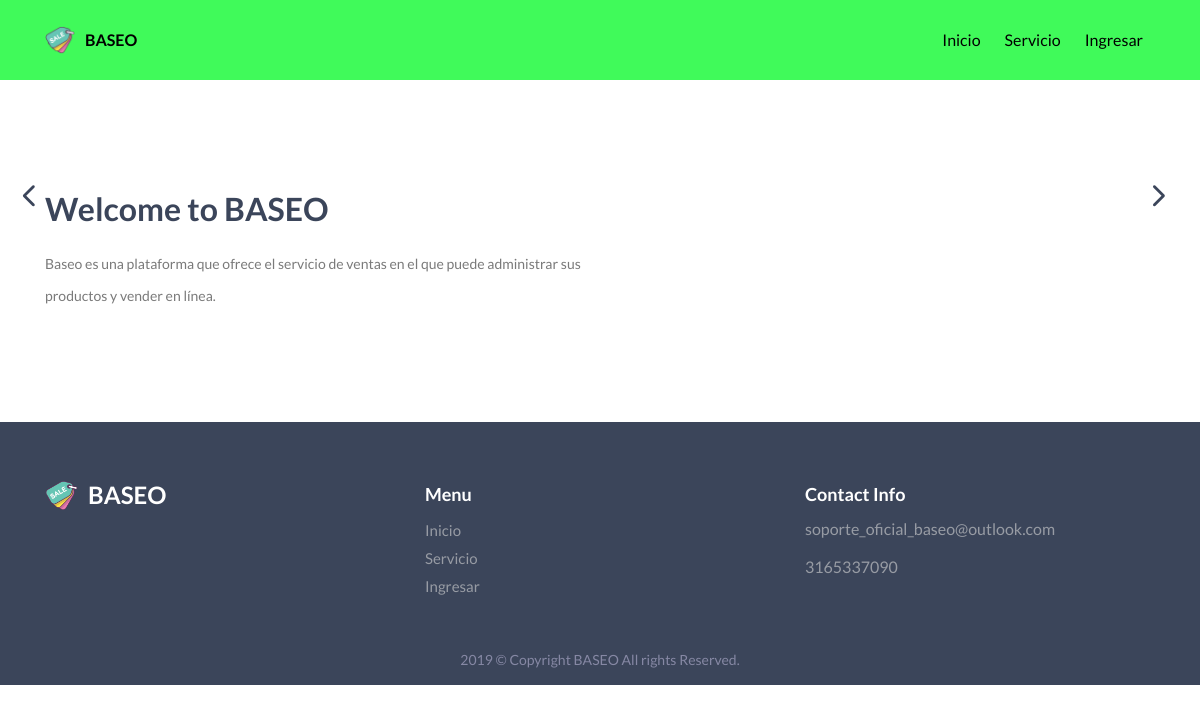
The page / on the database its author committed.
### tables this page shows
CREATE TABLE `baseo_oficial` (
  `id` int(11) NOT NULL AUTO_INCREMENT,
  `correo_contact` varchar(100) DEFAULT NULL,
  `cel_contact` double DEFAULT NULL,
  `logo` varchar(255) DEFAULT NULL,
  `nombre` varchar(60) DEFAULT NULL,
  `abreviacion` varchar(15) DEFAULT NULL,
  `nav_bg` varchar(10) DEFAULT NULL,
  `op1` varchar(30) DEFAULT NULL,
  `op2` varchar(30) DEFAULT NULL,
  `op3` varchar(30) DEFAULT NULL,
  `op4` varchar(30) DEFAULT NULL,
  `color` varchar(10) DEFAULT NULL,
  `fuente` varchar(100) DEFAULT NULL,
  `size` int(11) DEFAULT NULL,
  `search` varchar(50) DEFAULT NULL,
  `ban_1_title` varchar(255) DEFAULT NULL,
  `ban_1_text` text,
  `ban_1_url_vid` varchar(255) DEFAULT NULL,
  `ban_1_url_img` varchar(255) DEFAULT NULL,
  `ban_2_title` varchar(255) DEFAULT NULL,
  `ban_2_text` text,
  `ban_2_url_img` varchar(255) DEFAULT NULL,
  `sec_text` varchar(255) DEFAULT NULL,
  `pr900` double DEFAULT NULL,
  PRIMARY KEY (`id`)
);

### application/controllers/home.php (called while the page is built, shortened)
<?php
class Home extends CI_Controller {
	function __construct(){
    $this->load->model('model_header');
  }
	public function index()
	{
		$header['head']=$this->model_header->consultOficial(1);
		$this->load->view('header',$header);
		$this->load->view('view_home');
		$this->load->view('footer');
	}
}

### index.php (called while the page is built, shortened)
<?php
require_once BASEPATH.'core/CodeIgniter.php';

### application/models/Model_header.php (called while the page is built, shortened)
<?php
class Model_header extends CI_Model {
  public function consultOficial($id){
    $sql="SELECT * FROM baseo_oficial WHERE id='$id'";
    $query=$this->db->query($sql);
    return $query->row();
  }
}

### application/views/view_home.php (the view, shortened to what this page needs)
<!DOCTYPE html>
<html lang="en">
<head>
</head>
<body data-spy="scroll" data-target=".navbar-default" data-offset="100">
  <section id="home" class="hero">
    <div class="slide-home">
      <div class="slide-item">
        <div class="container">
          <div class="row hero-padd">
            <div class="col-md-6 col-12 col-sm-6">
              <div class="hero-text">
                <h2><?= $head->ban_1_title; ?></h2>
                <p><?= $head->ban_1_text; ?></p>
              </div>
            </div>
            <div class="col-md-6 col-12 col-sm-6">
            </div>
          </div>
        </div>
      </div>
    </div>
  </section>
</body>
</html>

### application/views/header.php (shortened to what this page needs)
<!DOCTYPE html>
<html lang="en" dir="ltr">
<head>
  <link rel="stylesheet" href="https://stackpath.bootstrapcdn.com/bootstrap/4.3.1/css/bootstrap.min.css">
  <link rel="stylesheet" href="<?= base_url(); ?>assets/css/bootstrap.min.css">
  <link rel="stylesheet" href="<?= base_url(); ?>assets/css/elegant-icons.css">
  <link rel="stylesheet" href="<?= base_url(); ?>assets/css/animate.css">
  <link rel="stylesheet" href="<?= base_url(); ?>assets/css/slick.css">
  <link rel="stylesheet" href="<?= base_url(); ?>assets/css/magnific-popup.css">
  <link rel="stylesheet" href="<?= base_url(); ?>assets/css/style.css">
  <link rel="stylesheet" href="<?= base_url(); ?>assets/css/responsive.css">
</head>
<body>
  <header class="navbar-header">
    <nav class="navbar navbar-expand-lg fixed-top" style="background-color:<?= $head->nav_bg; ?>">
      <div class="container" style="background-color:<?= $head->nav_bg; ?>">
        <a class="navbar-brand" href="<?= base_url(); ?>"> <img src="<?= base_url().$head->logo; ?>" alt="">
          <span style="font-size: <?= $head->size; ?>px;font-family: <?= $head->fuente; ?>;color:<?= $head->color; ?>"><?= $head->abreviacion; ?></span>
        </a>
        <div class="collapse navbar-collapse " id="navbarSupportedContent">
          <ul class="navbar-nav ml-auto" style="background-color:<?= $head->nav_bg; ?>">
            <li class="nav-item active">
              <a data-scroll="" class="nav-link section-scroll" href="<?= base_url(); ?>"><span style="font-size: <?= $head->size; ?>px;font-family: <?= $head->fuente; ?>;color:<?= $head->color; ?>"><?= $head->op1; ?></span></a>
            </li>
            <li class="nav-item">
              <a data-scroll="" class="nav-link section-scroll" href="<?= base_url(); ?>index.php/service"><span style="font-size: <?= $head->size; ?>px;font-family: <?= $head->fuente; ?>;color:<?= $head->color; ?>"><?= $head->op3; ?></span></a>
            </li>
            <li class="nav-item">
              <a data-scroll="" class="nav-link section-scroll" href="<?= base_url(); ?>index.php/login"><span style="font-size: <?= $head->size; ?>px;font-family: <?= $head->fuente; ?>;color:<?= $head->color; ?>"><?= $head->op4; ?></span></a>
            </li>
          </ul>
        </div>
      </div>
    </nav>
  </header>
</body>
</html>

### application/views/footer.php (shortened to what this page needs)
<!DOCTYPE html>
<html lang="en" dir="ltr">
  <head>
  </head>
  <body>
    <footer class="footer" >
      <div class="footer-warpper">
        <div class="footer-top">
          <div class="container">
            <div class="footer-bottom-content clearfix">
              <div class="row">
                <div class="col-lg-4 col-md-4">
                  <div class="logo-footer">
                    <a class="navbar-brand" href="<?= base_url(); ?>"> <img src="<?= base_url().$head->logo; ?>" alt=""><span><?= $head->abreviacion; ?></span></a>
                  </div>
                </div>
                <div class="col-lg-4 col-md-4">
                  <h5>Menu</h5>
                  <ul class="list-menu">
                    <li>
                      <a href="<?= base_url(); ?>"><?= $head->op1; ?> </a>
                    </li>
                    <li>
                      <a href="<?= base_url(); ?>index.php/service"><?= $head->op3; ?></a>
                    </li>
                    <li>
                      <a href="<?= base_url(); ?>index.php/login"><?= $head->op4; ?></a>
                    </li>
                  </ul>
                </div>
                <div class="col-lg-4 col-md-4">
                  <h5>Contact Info</h5>
                  <ul class="list-menu contact-list">
                    <li>
                      <?= $head->correo_contact; ?>
                    </li>
                    <li>
                      <?= $head->cel_contact; ?>
                     </li>
                  </ul>
                </div>
              </div>
            </div>
          </div>
        </div>
        <div class="footer-bottom">
          <div class="container">
            <div class="row">
              <div class="col-lg-12 col-md-12 col-sm-12 col-12">
                <div class="copyright text-center">
                  <p>2019 © Copyright <?= $head->abreviacion; ?> All rights Reserved.</p>
                </div>
              </div>
            </div>
          </div>
        </div>
      </div>
    </footer>
  </body>
</html>

### assets/css/style.css (style rules this page uses)
body { font-family: 'Lato', sans-serif; font-size: 15px; font-weight: 400; line-height: 26px; overflow-x: hidden; color: #88889b; }
h1, h2, h3, h4, h5, h6 { font-family: 'Lato', sans-serif; margin-bottom: 10px; line-height: 24px; font-weight: 700; }
h2 { font-size: 32px; }
h5 { font-size: 18px; }
a { text-decoration: none; transition: all 0.4s ease; }
ul, ol { margin: 0; padding: 0; }
ul { list-style: none; }
img { max-width: 100%; height: auto; }
p { font-weight: 400; }
.navbar-header { z-index: 999; }
.navbar-brand { padding: 0; }
.navbar-brand img { width: 30px; margin-right: 10px; float: left; }
.navbar-brand span { color:#3b455a; font-weight: 600; font-size: 20px; }
.navbar-header .navbar { padding: 0; }
.navbar-header .navbar-nav li a { color: #3b455a; font-size: 15px; padding: 15px 12px !important; font-weight: 500; line-height: 50px; }
.hero { padding-bottom: 80px; position: relative; }
.hero-padd { padding-top: 150px; }
.hero-text { margin-top: 40px; }
.hero-text h2 { font-size: 55px; color: #3b455a; margin-bottom: 20px; line-height: 60px; font-weight: 600; }
.hero-text p { color: #7a7a7a; margin-bottom: 30px; margin-top: 10px; font-size: 20px; line-height: 32px; font-weight: 400; }
.logo-footer .navbar-brand img { width:33px; position: relative; top: -3px; }
.logo-footer a span { color:#fff; font-size: 24px; }
.footer-top { padding: 60px 0 40px 0; background-color: #3b455a; }
.footer-bottom { background-color: #3b455a; padding-bottom: 5px; }
.copyright { text-align: left; }
.copyright p { margin: 0px auto; padding: 0px; color: #8688a4; line-height: 40px; font-size: 14px; }
.footer-top h5 { color: #fff; font-size: 18px; }
.footer-top .list-menu a { line-height: 28px; color: rgba(213, 213, 213, 0.6); }
.contact-list li { margin-bottom: 12px; color: rgba(213, 213, 213, 0.6); font-size: 16px; }

### assets/css/responsive.css (style rules this page uses)
@media only screen and (min-width: 1024px) and (max-width: 1200px) { .hero { height: auto; padding-bottom: 80px; } }
@media only screen and (min-width: 1024px) and (max-width: 1200px) { .hero-text p { font-size:14px; } }
@media only screen and (min-width: 1024px) and (max-width: 1200px) { .hero-text h2 { font-size:32px; line-height:38px; } }

### rows shown on the page
baseo_oficial: logo (picture), abreviacion "BASEO", op1 "Inicio", op3 "Servicio", op4 "Ingresar", ban_1_title "Welcome to BASEO", ban_1_text "Baseo es una plataforma que ofrece el servicio de ventas en el que puede administrar sus productos y vender en línea.", correo_contact "soporte_oficial_baseo@outlook.com", cel_contact "3165337090"
